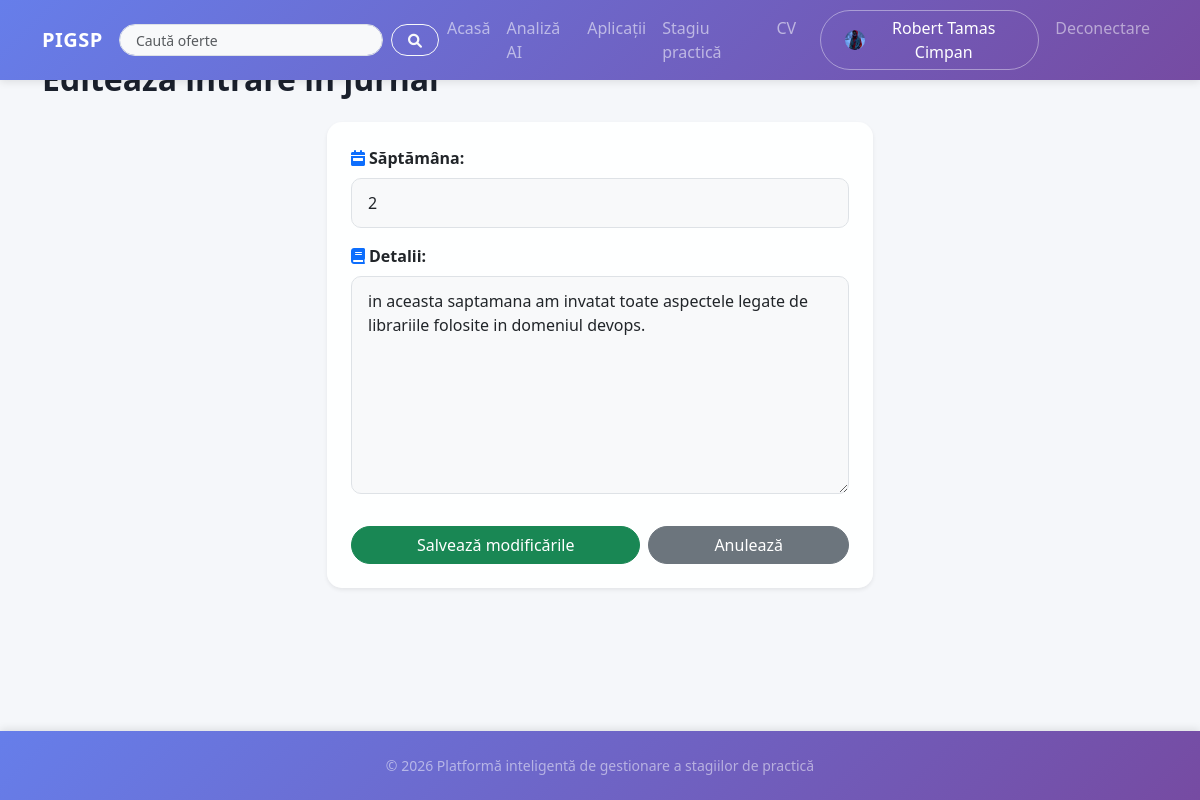
The app's page /internship/8/journal/38/edit/ (signed in) with its own data.
### accounts/models.py (models this page shows, shortened)
class User(AbstractUser):
    username_validator = UnicodeUsernameValidator()
    ROLE_CHOICES = [
        ("student", "Student"),
        ("company", "Companie"),
    ]
    username = models.CharField(
        "username",
        max_length=30,
        unique=True,
        help_text="30 de caractere sau mai puțin. Doar litere, cifre și @/./+/-/_ .",
        validators=[username_validator],
        error_messages={
            "unique": "Un utilizator cu acest nume există deja.",
        },
    )
    role = models.CharField(max_length=20, choices=ROLE_CHOICES, default="student")
    phone_number = models.CharField(max_length=15, blank=False, null=True, default=None)
    birth_date = models.DateField(null=True, blank=True)
    profile_picture = models.ImageField(
        upload_to="profile_pictures/", null=True, blank=True
    )
    class Meta:
        db_table = "auth_user"
        verbose_name = "Utilizator"
        verbose_name_plural = "Utilizatori"
    def is_student(self):
        return self.role == "student"

### main/models.py (models this page shows, shortened)
class JournalEntry(models.Model):
    internship = models.ForeignKey(
        Internship, on_delete=models.CASCADE, related_name="journal_entries"
    )
    week_number = models.IntegerField()
    content = models.TextField()
    created_at = models.DateTimeField(auto_now_add=True)
    class Meta:
        unique_together = (
            "internship",
            "week_number",
        )
        ordering = ["-week_number"]
        verbose_name = "Intrare în jurnal"
        verbose_name_plural = "Intrări în jurnal"

### main/views.py (the view, shortened to what this page needs)
@login_required
def edit_journal_entry(request, internship_id, entry_id):
    internship = get_object_or_404(Internship, pk=internship_id)
    if request.user != internship.student:
        return _forbidden_page(request, "Doar studentul poate edita intrări în jurnal.")
    entry = get_object_or_404(JournalEntry, pk=entry_id, internship=internship)
    context = {
        "internship": internship,
        "entry": entry,
    }
    return render(request, "main/edit_journal_entry.html", context)

### templates/main/edit_journal_entry.html (shortened to what this page needs)
{% extends 'base.html' %}
{% block content %}
    <h2 class="mb-4">Editează intrare în jurnal</h2>
    <div class="row justify-content-center">
        <div class="col-md-8 col-lg-6">
            <form method="post" class="card border-0 shadow-sm p-4" novalidate>
                <div class="mb-3">
                    <label for="week_number" class="form-label fw-bold">
                        <i class="fas fa-calendar-week me-1 text-primary"></i>Săptămâna:
                    </label>
                    <input type="number" id="week_number" name="week_number" class="form-control" required min="1" {% if internship.offer and internship.offer.duration_weeks %}max="{{ internship.offer.duration_weeks }}"{% endif %} value="{% if submitted_week %}{{ submitted_week }}{% else %}{{ entry.week_number }}{% endif %}">
                </div>
                <div class="mb-3">
                    <label for="content" class="form-label fw-bold">
                        <i class="fas fa-book me-1 text-primary"></i>Detalii:
                    </label>
                    <textarea id="content" name="content" class="form-control" required rows="8" placeholder="Descrie activitatea, dificultăți, ce ai învățat...">{% if submitted_content %}{{ submitted_content }}{% else %}{{ entry.content }}{% endif %}</textarea>
                </div>
                <div class="d-flex gap-2 mt-3">
                    <button type="submit" class="btn btn-success flex-grow-1 rounded-pill">
                        Salvează modificările
                    </button>
                    <a href="{% url 'my_internship' %}" class="btn btn-secondary flex-grow-1 rounded-pill">
                        Anulează
                    </a>
                </div>
            </form>
        </div>
    </div>
{% endblock %}

### templates/base.html (shortened to what this page needs)
{% load static %}
<!DOCTYPE html>
<html lang="ro">
<head>
    <link href="https://cdn.jsdelivr.net/npm/bootstrap@5.3.0/dist/css/bootstrap.min.css" rel="stylesheet">
    <link rel="stylesheet" href="https://cdnjs.cloudflare.com/ajax/libs/font-awesome/6.0.0/css/all.min.css">
    <link rel="stylesheet" href="{% static 'css/style.css' %}">
</head>
<body>
    <nav class="navbar navbar-expand-lg navbar-dark bg-transparent mb-4">
        <div class="container">
            <a class="navbar-brand fw-bold" href="{% url 'home' %}">
                PIGSP
            </a>
            <div class="collapse navbar-collapse" id="navbarNav">
                <form class="d-flex align-items-center mx-lg-auto my-2 my-lg-0 w-100" method="get" action="{% url 'home' %}" role="search" style="max-width: 320px;">
                    <input class="form-control form-control-sm rounded-pill me-2" type="text" name="q" value="{{ q|default:'' }}" placeholder="Caută oferte" aria-label="Caută oferte" style="height: 32px;">
                    <button class="btn btn-outline-light btn-sm rounded-pill px-3" type="submit" aria-label="Caută" style="height: 32px;">
                        <i class="fas fa-search"></i>
                    </button>
                </form>
                <ul class="navbar-nav ms-auto">
                    <li class="nav-item"><a class="nav-link" href="{% url 'home' %}">Acasă</a></li>
                    {% if user.is_authenticated %}
                        {% if user.is_student %}
                            <li class="nav-item"><a class="nav-link" href="{% url 'smart_match' %}">Analiză AI</a></li>
                            <li class="nav-item"><a class="nav-link" href="{% url 'my_applications' %}">Aplicații</a></li>
                            <li class="nav-item"><a class="nav-link" href="{% url 'my_internship' %}">Stagiu practică</a></li>
                            <li class="nav-item"><a class="nav-link" href="{% url 'view_cv' %}">CV</a></li>
                        {% elif user.is_company %}
                            <li class="nav-item"><a class="nav-link" href="{% url 'company_my_offers' %}">Ofertele mele</a></li>
                            <li class="nav-item"><a class="nav-link" href="{% url 'company_candidates' %}">Candidați</a></li>
                        {% endif %}
                        <li class="nav-item ms-lg-3">
                            <a class="nav-link btn btn-white-outline px-4 d-flex align-items-center gap-2" href="{% url 'profile' %}">
                                {% if user.profile_picture %}
                                    <img src="{{ user.profile_picture.url }}" alt="Profil" class="rounded-circle" style="width: 20px; height: 20px; object-fit: cover;">
                                {% else %}
                                    <div class="rounded-circle bg-light d-flex align-items-center justify-content-center" style="width: 20px; height: 20px;">
                                        <i class="fas fa-user text-muted" style="font-size: 14px;"></i>
                                    </div>
                                {% endif %}
                                {{ user.get_full_name|default:user.username }}
                            </a>
                        </li>
                        <li class="nav-item">
                            <form action="{% url 'logout' %}" method="post" class="d-inline">
                                <button type="submit"
                                    class="nav-link btn btn-link border-0 text-white-50 ms-2">Deconectare</button>
                            </form>
                        </li>
                    {% else %}
                        <li class="nav-item"><a class="nav-link" href="{% url 'login' %}">Autentificare</a></li>
                        <li class="nav-item ms-2">
                            <a class="btn btn-light rounded-pill px-4 fw-bold text-primary"
                                href="{% url 'register' %}">Înregistrare</a>
                        </li>
                    {% endif %}
                </ul>
            </div>
        </div>
    </nav>
    <div class="container main-container">
        {% block content %}{% endblock %}
    </div>
    <footer class="text-center text-white-50 mt-5 py-4">
        <p class="mb-0 small">&copy; 2026 Platformă inteligentă de gestionare a stagiilor de practică</p>
    </footer>
</body>
</html>

### static/css/style.css (style rules this page uses)
body { background: #f5f7fa; min-height: 100vh; font-family: 'Segoe UI', Tahoma, Geneva, Verdana, sans-serif; color: #2c3e50; display: flex; flex-direction: column; padding-top: 60px; padding-bottom: 80px; }
h1, h2, h3, h4, h5, h6 { color: #1a202c; }
.main-container h2 { color: #1a202c; font-weight: 700; }
.main-container { flex: 1 0 auto; }
footer { flex-shrink: 0; background: linear-gradient(135deg, #667eea 0%, #764ba2 100%); color: white; position: fixed; bottom: 0; left: 0; right: 0; box-shadow: 0 -2px 8px rgba(0,0,0,0.1); }
.navbar { background: linear-gradient(135deg, #667eea 0%, #764ba2 100%) !important; position: fixed; top: 0; left: 0; right: 0; z-index: 1030; box-shadow: 0 2px 8px rgba(0,0,0,0.1); }
.card { background: rgba(255, 255, 255, 0.95); border: none; border-radius: 15px; box-shadow: 0 8px 32px 0 rgba(31, 38, 135, 0.37); transition: transform 0.2s; }
.navbar-brand { letter-spacing: 0.5px; }
.nav-link { font-weight: 500; transition: all 0.2s; }
.btn-white-outline { border: 1px solid rgba(255,255,255,0.4); color: white; border-radius: 50px; padding: 5px 25px; position: relative; top: 2px; }
.form-control, .form-select { border-radius: 10px; background-color: #f8f9fa; border: 1px solid #dee2e6; padding: 0.75rem 1rem; }
a { text-decoration: none; }

### records on screen
JournalEntry: week_number "2", content "in aceasta saptamana am invatat toate aspectele legate de librariile folosite in domeniul devops."

### other values on screen
{{ user.get_full_name|default:user.username }} "Robert Tamas Cimpan"
